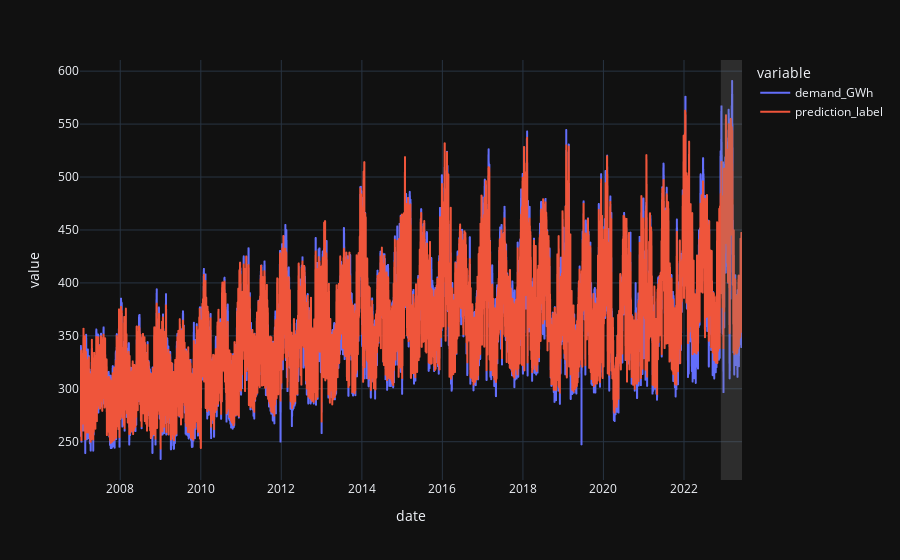

The notebook cell saved with this chart:
### Code cell
fig = px.line(predictions, x='date', y=["demand_GWh", "prediction_label"], template = 'plotly_dark')# add a vertical rectange for test-set separation
fig.add_vrect(x0="2022-12-01", x1="2023-06-11", fillcolor="grey", opacity=0.25, line_width=0)
fig.show()

### Figure 1 — Plotly figure (JSON) as saved in the notebook; plotly's stock layout.template omitted (floating-point values rounded to 4 significant figures; data arrays with more than 128 entries replaced by an {"elided": "..."} marker saying what was removed)
{"data": [{"hovertemplate": "variable=demand_GWh<br>date=%{x}<br>value=%{y}<extra></extra>", "legendgroup": "demand_GWh", "line": {"color": "#636efa", "dash": "solid"}, "marker": {"symbol": "circle"}, "mode": "lines", "name": "demand_GWh", "showlegend": true, "type": "scattergl", "x": {"elided": "6006 str values"}, "xaxis": "x", "y": {"elided": "6006 float values"}, "yaxis": "y"}, {"hovertemplate": "variable=prediction_label<br>date=%{x}<br>value=%{y}<extra></extra>", "legendgroup": "prediction_label", "line": {"color": "#EF553B", "dash": "solid"}, "marker": {"symbol": "circle"}, "mode": "lines", "name": "prediction_label", "showlegend": true, "type": "scattergl", "x": {"elided": "6006 str values"}, "xaxis": "x", "y": {"elided": "6006 float values"}, "yaxis": "y"}], "layout": {"legend": {"title": {"text": "variable"}, "tracegroupgap": 0}, "margin": {"t": 60}, "shapes": [{"fillcolor": "grey", "line": {"width": 0}, "opacity": 0.25, "type": "rect", "x0": "2022-12-01", "x1": "2023-06-11", "xref": "x", "y0": 0, "y1": 1, "yref": "y domain"}], "xaxis": {"anchor": "y", "domain": [0, 1], "title": {"text": "date"}}, "yaxis": {"anchor": "x", "domain": [0, 1], "title": {"text": "value"}}}}
